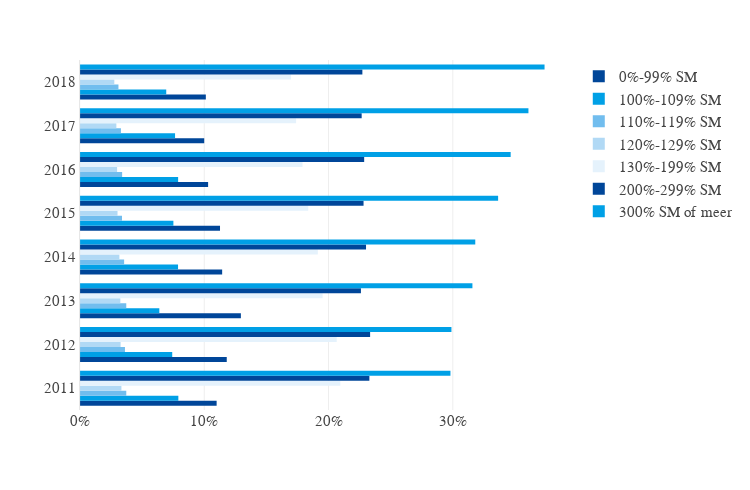

Here is the notebook cell this chart was saved with:
### Code cell
fig = Bar.grouped(data=arm_long, y='jaar', x='value', color='inkomen', orientation='h')
fig.update_xaxes(dict(tickformat=".0%"))

### Figure 1 — Plotly figure (JSON) as saved in the notebook; plotly's stock layout.template omitted (floating-point values rounded to 4 significant figures)
{"data": [{"alignmentgroup": "True", "hovertemplate": "inkomen=0%-99% SM<br>value=%{x}<br>jaar=%{y}<extra></extra>", "legendgroup": "0%-99% SM", "marker": {"color": "#004699", "pattern": {"shape": ""}}, "name": "0%-99% SM", "offsetgroup": "0%-99% SM", "orientation": "h", "showlegend": true, "textposition": "auto", "type": "bar", "x": [0.1099, 0.1181, 0.1295, 0.1144, 0.1127, 0.1031, 0.09995, 0.1012], "xaxis": "x", "y": [2011, 2012, 2013, 2014, 2015, 2016, 2017, 2018], "yaxis": "y"}, {"alignmentgroup": "True", "hovertemplate": "inkomen=100%-109% SM<br>value=%{x}<br>jaar=%{y}<extra></extra>", "legendgroup": "100%-109% SM", "marker": {"color": "#00a0e6", "pattern": {"shape": ""}}, "name": "100%-109% SM", "offsetgroup": "100%-109% SM", "orientation": "h", "showlegend": true, "textposition": "auto", "type": "bar", "x": [0.07914, 0.07421, 0.06383, 0.07889, 0.07514, 0.07896, 0.07648, 0.06939], "xaxis": "x", "y": [2011, 2012, 2013, 2014, 2015, 2016, 2017, 2018], "yaxis": "y"}, {"alignmentgroup": "True", "hovertemplate": "inkomen=110%-119% SM<br>value=%{x}<br>jaar=%{y}<extra></extra>", "legendgroup": "110%-119% SM", "marker": {"color": "#71BDEE", "pattern": {"shape": ""}}, "name": "110%-119% SM", "offsetgroup": "110%-119% SM", "orientation": "h", "showlegend": true, "textposition": "auto", "type": "bar", "x": [0.03723, 0.03618, 0.03723, 0.0355, 0.03378, 0.03391, 0.03294, 0.03094], "xaxis": "x", "y": [2011, 2012, 2013, 2014, 2015, 2016, 2017, 2018], "yaxis": "y"}, {"alignmentgroup": "True", "hovertemplate": "inkomen=120%-129% SM<br>value=%{x}<br>jaar=%{y}<extra></extra>", "legendgroup": "120%-129% SM", "marker": {"color": "#B1D9F5", "pattern": {"shape": ""}}, "name": "120%-129% SM", "offsetgroup": "120%-129% SM", "orientation": "h", "showlegend": true, "textposition": "auto", "type": "bar", "x": [0.03333, 0.03268, 0.03248, 0.03168, 0.03019, 0.02984, 0.02926, 0.0276], "xaxis": "x", "y": [2011, 2012, 2013, 2014, 2015, 2016, 2017, 2018], "yaxis": "y"}, {"alignmentgroup": "True", "hovertemplate": "inkomen=130%-199% SM<br>value=%{x}<br>jaar=%{y}<extra></extra>", "legendgroup": "130%-199% SM", "marker": {"color": "#E5F2FC", "pattern": {"shape": ""}}, "name": "130%-199% SM", "offsetgroup": "130%-199% SM", "orientation": "h", "showlegend": true, "textposition": "auto", "type": "bar", "x": [0.2095, 0.2066, 0.1952, 0.1914, 0.1836, 0.179, 0.1739, 0.1698], "xaxis": "x", "y": [2011, 2012, 2013, 2014, 2015, 2016, 2017, 2018], "yaxis": "y"}, {"alignmentgroup": "True", "hovertemplate": "inkomen=200%-299% SM<br>value=%{x}<br>jaar=%{y}<extra></extra>", "legendgroup": "200%-299% SM", "marker": {"color": "#004699", "pattern": {"shape": ""}}, "name": "200%-299% SM", "offsetgroup": "200%-299% SM", "orientation": "h", "showlegend": true, "textposition": "auto", "type": "bar", "x": [0.2328, 0.2334, 0.226, 0.2301, 0.2282, 0.2287, 0.2266, 0.2272], "xaxis": "x", "y": [2011, 2012, 2013, 2014, 2015, 2016, 2017, 2018], "yaxis": "y"}, {"alignmentgroup": "True", "hovertemplate": "inkomen=300% SM of meer<br>value=%{x}<br>jaar=%{y}<extra></extra>", "legendgroup": "300% SM of meer", "marker": {"color": "#00a0e6", "pattern": {"shape": ""}}, "name": "300% SM of meer", "offsetgroup": "300% SM of meer", "orientation": "h", "showlegend": true, "textposition": "auto", "type": "bar", "x": [0.2981, 0.2989, 0.3158, 0.318, 0.3364, 0.3465, 0.3608, 0.3738], "xaxis": "x", "y": [2011, 2012, 2013, 2014, 2015, 2016, 2017, 2018], "yaxis": "y"}], "layout": {"barmode": "group", "height": 490, "legend": {"title": {"text": ""}, "tracegroupgap": 0}, "margin": {"t": 60}, "width": 750, "xaxis": {"anchor": "y", "domain": [0, 1], "tickformat": ".0%", "title": {"text": ""}}, "yaxis": {"anchor": "x", "domain": [0, 1], "title": {"text": ""}}}}
